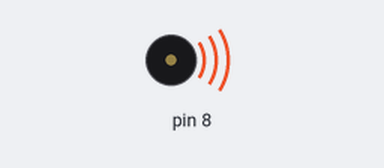
Simulated run of this sketch. Board: Arduino Uno, built with avr-gcc and run on an emulated ATmega328P. Parts: buzzer (waves = sounding).

Above: at 0.1 s.
At 105.8 s:
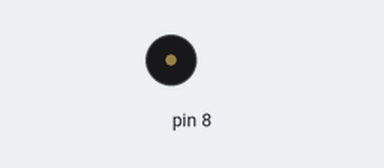
Timing chart, 0 to 107.3 s (numbered marks = the images above):
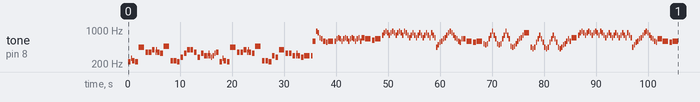

The sketch:

czarfdas.ino
```cpp
/*
MELODY CZARDAS - CATARINA 99905
*/

#define NOTE_B0  31
#define NOTE_C1  33
#define NOTE_CS1 35
#define NOTE_D1  37
#define NOTE_DS1 39
#define NOTE_E1  41
#define NOTE_F1  44
#define NOTE_FS1 46
#define NOTE_G1  49
#define NOTE_GS1 52
#define NOTE_A1  55
#define NOTE_AS1 58
#define NOTE_B1  62
#define NOTE_C2  65
#define NOTE_CS2 69
#define NOTE_D2  73
#define NOTE_DS2 78
#define NOTE_E2  82
#define NOTE_F2  87
#define NOTE_FS2 93
#define NOTE_G2  98
#define NOTE_GS2 104
#define NOTE_A2  110
#define NOTE_AS2 117
#define NOTE_B2  123
#define NOTE_C3  131
#define NOTE_CS3 139
#define NOTE_D3  147
#define NOTE_DS3 156
#define NOTE_E3  165
#define NOTE_F3  175
#define NOTE_FS3 185
#define NOTE_G3  196
#define NOTE_GS3 208
#define NOTE_A3  220
#define NOTE_AS3 233
#define NOTE_B3  247
#define NOTE_C4  262
#define NOTE_CS4 277
#define NOTE_D4  294
#define NOTE_DS4 311
#define NOTE_E4  330
#define NOTE_F4  349
#define NOTE_FS4 370
#define NOTE_G4  392
#define NOTE_GS4 415
#define NOTE_A4  440
#define NOTE_AS4 466
#define NOTE_B4  494
#define NOTE_C5  523
#define NOTE_CS5 554
#define NOTE_D5  587
#define NOTE_DS5 622
#define NOTE_E5  659
#define NOTE_F5  698
#define NOTE_FS5 740
#define NOTE_G5  784
#define NOTE_GS5 831
#define NOTE_A5  880
#define NOTE_AS5 932
#define NOTE_B5  988
#define NOTE_C6  1047
#define NOTE_CS6 1109
#define NOTE_D6  1175
#define NOTE_DS6 1245
#define NOTE_E6  1319
#define NOTE_F6  1397
#define NOTE_FS6 1480
#define NOTE_G6  1568
#define NOTE_GS6 1661
#define NOTE_A6  1760
#define NOTE_AS6 1865
#define NOTE_B6  1976
#define NOTE_C7  2093
#define NOTE_CS7 2217
#define NOTE_D7  2349
#define NOTE_DS7 2489
#define NOTE_E7  2637
#define NOTE_F7  2794
#define NOTE_FS7 2960
#define NOTE_G7  3136
#define NOTE_GS7 3322
#define NOTE_A7  3520
#define NOTE_AS7 3729
#define NOTE_B7  3951
#define NOTE_C8  4186
#define NOTE_CS8 4435
#define NOTE_D8  4699
#define NOTE_DS8 4978

// notes in the melody:
int melody[] = {

 NOTE_A3,NOTE_C4, NOTE_AS3, NOTE_A3,
 NOTE_A4, NOTE_F4, NOTE_F4, NOTE_G4,
 NOTE_F4, NOTE_G4, NOTE_F4, NOTE_E4, NOTE_AS4, NOTE_AS3,
 NOTE_AS3, NOTE_A3, NOTE_CS4, NOTE_E4, NOTE_G4, NOTE_G4, NOTE_F4, NOTE_CS4,
 NOTE_E4, NOTE_D4, NOTE_D4, NOTE_E4, NOTE_D4, NOTE_CS4, NOTE_D4, NOTE_E4, NOTE_F4, NOTE_A3, NOTE_C4, NOTE_AS3, NOTE_A3,
 NOTE_A4, NOTE_F4, NOTE_F4, NOTE_G4,
 NOTE_F4, NOTE_G4, NOTE_F4, NOTE_E4, NOTE_AS4, NOTE_AS3,
 NOTE_AS3, NOTE_A3, NOTE_D4, NOTE_CS4, NOTE_G4, NOTE_E4,
 NOTE_E4, NOTE_D4, NOTE_D4, NOTE_E4, NOTE_D4, NOTE_CS4, NOTE_D4,

NOTE_D4, NOTE_D5, NOTE_AS5,
NOTE_A5, NOTE_F5,
NOTE_E5, NOTE_D5, NOTE_CS5, NOTE_D5,

NOTE_D5, NOTE_E5, NOTE_F5, NOTE_E5, NOTE_D5, NOTE_E5, NOTE_F5, NOTE_E5,
NOTE_D5, NOTE_E5, NOTE_F5, NOTE_E5, NOTE_D5, NOTE_E5, NOTE_F5, NOTE_D5,
NOTE_F5, NOTE_E5, NOTE_DS5,
NOTE_E5,

NOTE_G5, NOTE_A5, NOTE_AS5, NOTE_A5, NOTE_G5, NOTE_A5, NOTE_AS5, NOTE_A5,
NOTE_G5, NOTE_A5, NOTE_AS5, NOTE_A5, NOTE_G5, NOTE_AS5, NOTE_A5, NOTE_G5,
NOTE_F5, NOTE_G5, NOTE_A5, NOTE_G5, NOTE_F5, NOTE_G5, NOTE_A5, NOTE_G5,
NOTE_F5, NOTE_G5, NOTE_A5, NOTE_G5, NOTE_F5, NOTE_A5, NOTE_G5, NOTE_F5,
NOTE_A4, NOTE_B4, NOTE_CS5, NOTE_D5, NOTE_E5, NOTE_F5, NOTE_G5, NOTE_A5,
NOTE_AS5, NOTE_A5, NOTE_G5, NOTE_F5, NOTE_E5, NOTE_D5, NOTE_CS5, NOTE_E5,
NOTE_E5, NOTE_D5, NOTE_CS5, NOTE_D5,

NOTE_C5, NOTE_B4, NOTE_C5, NOTE_E5, NOTE_G5, NOTE_AS5, NOTE_G5, NOTE_E5,
NOTE_C5, NOTE_B4, NOTE_C5, NOTE_E5, NOTE_G5, NOTE_AS5, NOTE_G5, NOTE_E5,
NOTE_AS4, NOTE_A4, NOTE_AS4, NOTE_C5, NOTE_D5, NOTE_E5, NOTE_F5, NOTE_G5,
NOTE_A5,

NOTE_A4, NOTE_GS4, NOTE_A4, NOTE_CS5, NOTE_E5, NOTE_G5, NOTE_E5, NOTE_CS5,
NOTE_A4, NOTE_GS4, NOTE_A4, NOTE_CS5, NOTE_E5, NOTE_G5, NOTE_E5, NOTE_CS5,
NOTE_A4, NOTE_GS4, NOTE_A4, NOTE_B4, NOTE_C5, NOTE_D5, NOTE_E5, NOTE_D5,
NOTE_F5,

NOTE_G5, NOTE_A5, NOTE_AS5, NOTE_A5, NOTE_G5, NOTE_A5, NOTE_AS5, NOTE_A5,
NOTE_G5, NOTE_A5, NOTE_AS5, NOTE_A5, NOTE_G5, NOTE_AS5, NOTE_A5, NOTE_G5,
NOTE_F5, NOTE_G5, NOTE_A5, NOTE_G5, NOTE_F5, NOTE_G5, NOTE_A5, NOTE_G5,
NOTE_F5, NOTE_G5, NOTE_A5, NOTE_G5, NOTE_F5, NOTE_A5, NOTE_G5, NOTE_F5,
NOTE_A4, NOTE_B4, NOTE_CS5, NOTE_D5, NOTE_E5, NOTE_F5, NOTE_G5, NOTE_A5,
NOTE_AS5, NOTE_A5, NOTE_G5, NOTE_F5, NOTE_E5, NOTE_D5, NOTE_CS5, NOTE_E5,
NOTE_E5, NOTE_D5, NOTE_CS5, NOTE_D5,


};


// note durations: 4 = quarter note, 8 = eighth note, etc.:
int noteDurations[] = {

2,10,2,2,
1,2,2,2,
10,10,2,2,1,2,
2,2,2,2,2,2,2,2,
2,2,8,8,4,4,4,4,2,2,10,2,2,
1,2,2,2,
10,10,2,2,1,2,
2,2,2,2,1,2,
2,2,8,8,2,2,1,

4,2,4,
4,4,
4,2,4,1,

4,4,4,4,4,4,4,4,
4,4,4,4,4,4,4,4,
2,1,2,1,

4,4,4,4,4,4,4,4,
4,4,4,4,4,4,4,4,
4,4,4,4,4,4,4,4,
4,4,4,4,4,4,4,4,
4,4,4,4,4,4,4,4,
4,4,4,4,4,4,4,4,
2,1,2,1,

4,4,4,4,4,4,4,4,
4,4,4,4,4,4,4,4,
4,4,4,4,4,4,4,4,
1,

4,4,4,4,4,4,4,4,
4,4,4,4,4,4,4,4,
4,4,4,4,4,4,4,4,
1,

4,4,4,4,4,4,4,4,
4,4,4,4,4,4,4,4,
4,4,4,4,4,4,4,4,
4,4,4,4,4,4,4,4,
4,4,4,4,4,4,4,4,
4,4,4,4,4,4,4,4,
2,1,2,1,


};

void setup()
{
  // iterate over the notes of the melody:

  for (int thisNote = 0; thisNote < 241; thisNote++) {

    // to calculate the note duration, take one second divided by the note type.

    //e.g. quarter note = 1000 / 4, eighth note = 1000/8, etc.

    int noteDuration = 1000 / noteDurations[thisNote];

    tone(8, melody[thisNote], noteDuration);

    // to distinguish the notes, set a minimum time between them.

    // the note's duration + 30% seems to work well:

    int pauseBetweenNotes = noteDuration * 1.30;

    delay(pauseBetweenNotes);

    // stop the tone playing:

    noTone(8);

  }
}

void loop() {

  // no need to repeat the melody.
}
```
